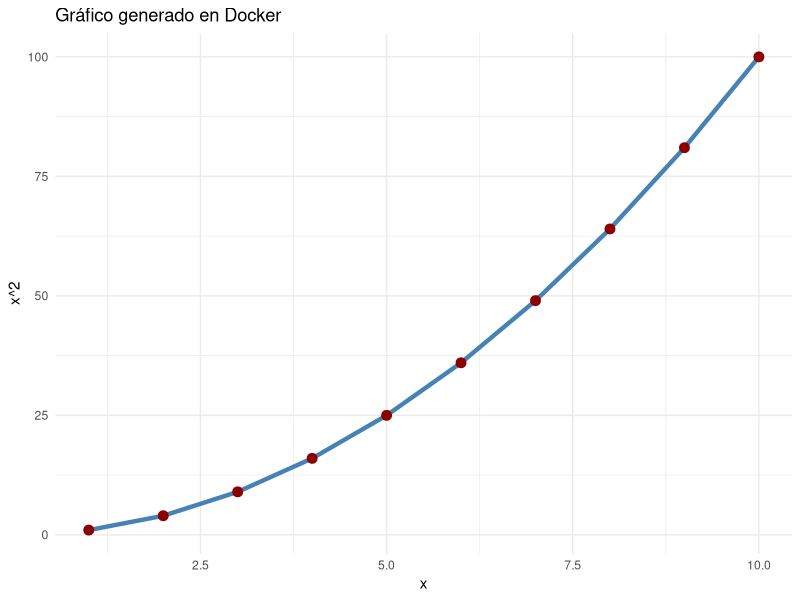

This chart was generated by the following R code: (Note: this script raises an error after producing the figure.)
library(ggplot2)

cat("Hola, Docker desde R con ggplot!\n")
cat("Fecha de ejecución:", Sys.time(), "\n")

# Crear un dataset simple
df <- data.frame(x = 1:10, y = (1:10)^2)

# Crear el gráfico
p <- ggplot(df, aes(x = x, y = y)) +
  geom_line(color = "steelblue", size = 1.5) +
  geom_point(color = "darkred", size = 3) +
  theme_minimal() +
  labs(title = "Gráfico generado en Docker", x = "x", y = "x^2")

# Guardar el gráfico en el volumen montado
ggsave("/output/plot.png", plot = p, width = 6, height = 4)

# También escribir info
writeLines(c("Este archivo fue generado dentro del container.",
             paste("Fecha:", Sys.time())), "/output/result.txt")
